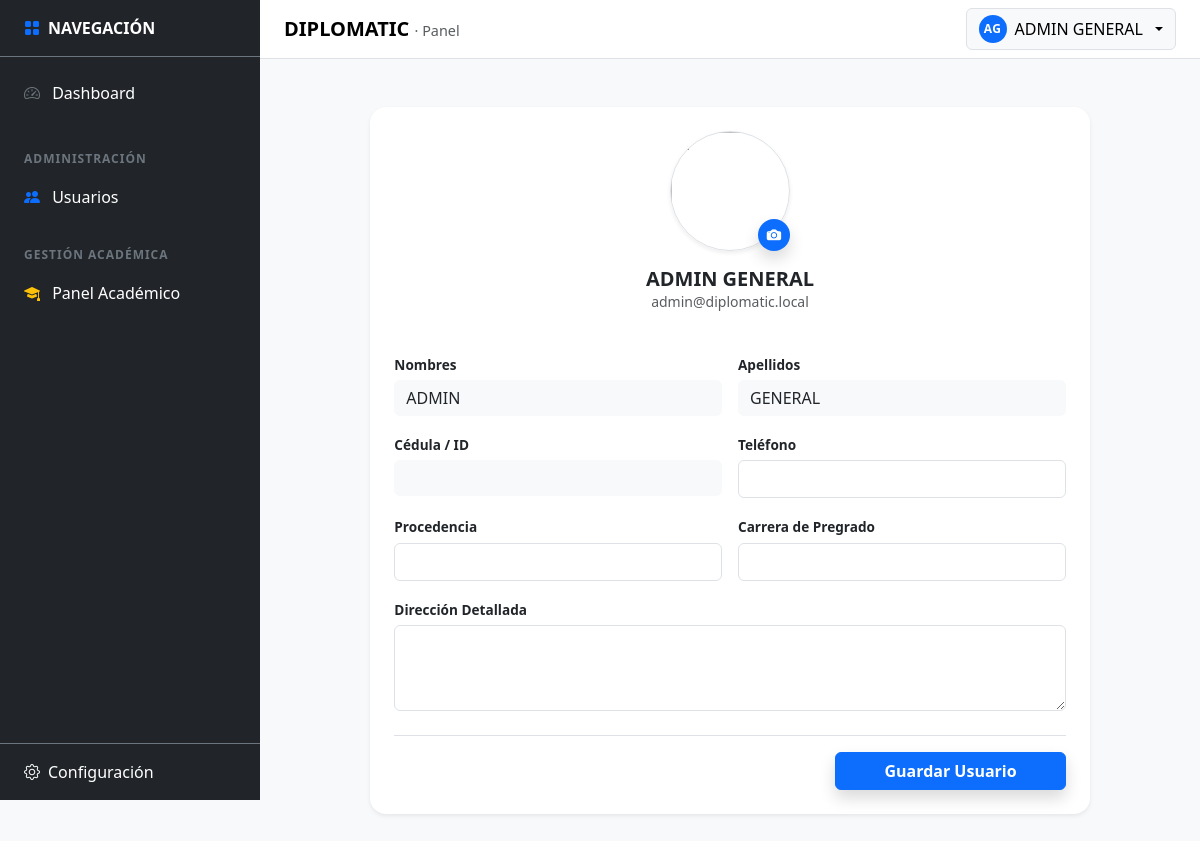
The page /public/profile (signed in) on the database its author committed.
### tables this page shows
CREATE TABLE `tbl_users` (
  `id` int(10) UNSIGNED NOT NULL,
  `user_type` enum('INTERNAL','PARTICIPANT') NOT NULL DEFAULT 'INTERNAL',
  `status` enum('ACTIVE','SUSPENDED','INACTIVE') NOT NULL DEFAULT 'ACTIVE',
  `first_name` varchar(100) NOT NULL,
  `last_name` varchar(100) NOT NULL,
  `email` varchar(190) NOT NULL,
  `phone` varchar(30) DEFAULT NULL,
  `document_id` varchar(30) DEFAULT NULL,
  `password_hash` varchar(255) NOT NULL,
  `last_login_at` datetime DEFAULT NULL,
  `created_at` datetime NOT NULL DEFAULT current_timestamp(),
  `updated_at` datetime NOT NULL DEFAULT current_timestamp() ON UPDATE current_timestamp(),
  `role` varchar(255) DEFAULT 'user'
);

### app/core/Controller.php (called while the page is built, shortened)
<?php
abstract class Controller
{
    protected function view(string $viewPath, array $data = []): void
    {
        View::render($viewPath, $data);
    }
}

### app/controllers/ProfileController.php (called while the page is built, shortened)
<?php
final class ProfileController extends Controller
{
    private $db;
    public function __construct()
    {
        $this->db = (new Database())->getConnection();
    }
    public function index(): void
    {
        $userId = $_SESSION['user']['id'];
        $stmt = $this->db->prepare("SELECT * FROM tbl_users WHERE id = :id LIMIT 1");
        $stmt->execute([':id' => $userId]);
        $usuario = $stmt->fetch(PDO::FETCH_ASSOC);
        $this->view('users/profile', ['title' => 'Mi Perfil', 'u' => $usuario]);
    }
}

### app/core/Router.php (called while the page is built, shortened)
<?php
final class Router
{
  private array $routes = [
    'GET' => [],
    'POST' => [],
  ];
  public function get(string $path, array $handler): void
  {
    $this->routes['GET'][$this->normalize($path)] = $handler;
  }
  public function post(string $path, array $handler): void
  {
    $this->routes['POST'][$this->normalize($path)] = $handler;
  }
  public function dispatch(): void
  {
    $method = $_SERVER['REQUEST_METHOD'] ?? 'GET';
    $uri = parse_url($_SERVER['REQUEST_URI'] ?? '/', PHP_URL_PATH) ?? '/';
    $basePath = $this->detectBasePath();
    $path = $this->normalize(str_replace($basePath, '', $uri) ?: '/');
    $handler = $this->routes[$method][$path] ?? null;
    [$class, $action] = $handler;
    $controller = new $class();
    $controller->$action();
  }
  private function normalize(string $path): string
  {
    $path = '/' . trim($path, '/');
    return $path === '//' ? '/' : $path;
  }
  private function detectBasePath(): string
  {
    $scriptName = $_SERVER['SCRIPT_NAME'] ?? '';
    $dir = str_replace('\\', '/', dirname($scriptName));
    return rtrim($dir, '/');
  }
}

### app/core/Bootstrap.php (called while the page is built, shortened)
<?php
final class Bootstrap
{
    public function run(): void
    {
        $router = new Router();
        $router->get('/', [AuthController::class, 'showLogin']);
        $router->post('/login', [AuthController::class, 'doLogin']);
        $router->get('/logout', [AuthController::class, 'logout']);
        $router->get('/dashboard', [DashboardController::class, 'index']);
        $router->get('/profile', [ProfileController::class, 'index']);
        $router->post('/profile/update', [ProfileController::class, 'update']);
        $router->get('/profile/security', [ProfileController::class, 'security']);
        $router->post('/profile/change-password', [ProfileController::class, 'changePassword']);
        $router->get('/settings', [SettingsController::class, 'index']);
        $router->get('/settings/correo', [SettingsEmailController::class, 'index']);
        $router->post('/settings/save-correo', [SettingsEmailController::class, 'save']);
        $router->post('/settings/test-correo', [SettingsEmailController::class, 'test']);
        $router->get('/settings/empresa', [SettingsCompanyController::class, 'index']);
        $router->post('/settings/empresa/save', [SettingsCompanyController::class, 'save']);
        $router->get('/settings/whatsapp', [SettingsWhatsappController::class, 'index']);
        $router->post('/settings/whatsapp/save-template', [SettingsWhatsappController::class, 'saveTemplate']);
        $router->post('/settings/whatsapp/log', [SettingsWhatsappController::class, 'logSend']);
        $router->get('/settings/eventos', [SettingsEventsController::class, 'index']);
        $router->get('/settings/eventos/filter', [SettingsEventsController::class, 'filter']);
        $router->get('/academic', [AcademicController::class, 'index']);
        $router->get('/academic/diplomados', [DiplomadosController::class, 'index']);
        $router->get('/academic/diplomados/create', [DiplomadosController::class, 'create']);
        $router->post('/academic/diplomados/save', [DiplomadosController::class, 'save']);
        $router->get('/academic/diplomados/edit', [DiplomadosController::class, 'edit']);
        $router->post('/academic/diplomados/update', [DiplomadosController::class, 'update']);
        $router->post('/academic/diplomados/delete', [DiplomadosController::class, 'delete']);
        $router->get('/academic/diplomados/getDetails', [DiplomadosController::class, 'getDetails']);
        $router->get('/academic/diplomados/export', [\App\Controllers\ExportController::class, 'pdf']);
        $router->get('/academic/cohortes', [CohortesController::class, 'index']);
        $router->get('/academic/cohortes/create', [CohortesController::class, 'create']);
        $router->post('/academic/cohortes/save', [CohortesController::class, 'save']);
        $router->post('/academic/cohortes/update', [CohortesController::class, 'update']);
        $router->post('/academic/cohortes/delete', [CohortesController::class, 'delete']);
        $router->get('/academic/cohortes/getDetails', [CohortesController::class, 'getDetails']);
        $router->get('/academic/cohortes/changeStatus', [CohortesController::class, 'changeStatus']);
        $router->get('/academic/cohortes/logAccess', [CohortesController::class, 'logAccess']);
        $router->get('/academic/cohortes-config', [CohortesConfigController::class, 'index']);
        $router->get('/academic/cohortes-config/getDetails', [CohortesConfigController::class, 'getDetails']);
        $router->post('/academic/cohortes-config/updateStatus', [CohortesConfigController::class, 'updateStatus']);
        $router->post('/academic/cohortes-config/hardDelete', [CohortesConfigController::class, 'hardDelete']);
        $router->get('/academic/grupos', [GruposController::class, 'index']);
        $router->post('/academic/grupos/save', [GruposController::class, 'save']);
        $router->post('/academic/grupos/update', [GruposController::class, 'update']);
        $router->post('/academic/grupos/delete', [GruposController::class, 'delete']);
        $router->get('/academic/grupos/getDetails', [GruposController::class, 'getDetails']);
        $router->get('/academic/grupos/logAccess', [GruposController::class, 'logAccess']);
        $router->get('/academic/profesores', [ProfesoresController::class, 'index']);
        $router->get('/UserSecurity', [UserSecurityController::class, 'index']);
        $router->post('/UserSecurityController/updatePassword', [UserSecurityController::class, 'changePassword']);
        $router->post('/UserSecurityController/updateStatus', [UserSecurityController::class, 'changeStatus']);
        $router->get('/users', [UsersController::class, 'index']);
        $router->post('/users/save', [UsersController::class, 'save']);
        $router->post('/users/delete', [UsersController::class, 'delete']);
        $router->get('/register', [RegisterController::class, 'index']);
        $router->post('/register/submit', [RegisterController::class, 'submit']);
        $router->get('/register/validate', [RegisterController::class, 'validateToken']);
        $router->post('/register/create-password', [RegisterController::class, 'createPassword']);
        $router->get('/register/complete', [RegisterController::class, 'completeProfile']);
        $router->get('/forgot-password', [RegisterController::class, 'forgotPasswordIndex']);
        $router->post('/forgot-password/submit', [RegisterController::class, 'forgotPasswordSubmit']);
        $router->dispatch();
    }
}

### public/index.php (called while the page is built, shortened)
<?php
require_once __DIR__ . '/../app/core/Autoload.php';
$app = new \App\Core\Bootstrap();
$app->run();

### app/core/Autoload.php (called while the page is built, shortened)
<?php
spl_autoload_register(function (string $class): void {
  $prefix = 'App\\';
  $baseDir = __DIR__ . '/../';
  $len = strlen($prefix);
  $relativeClass = substr($class, $len);
  $relativePath = str_replace('\\', '/', $relativeClass);
  $parts = explode('/', $relativePath);
  if (!empty($parts[0])) {
    $map = [
      'Core'        => 'core',
      'Controllers' => 'controllers',
      'Models'      => 'models',
      'Config'      => 'config',
      'Middleware'  => 'middleware',
      'Views'       => 'views',
      'Services'    => 'services',
    ];
    if (isset($map[$parts[0]])) {
      $partsMapped = $parts;
      $partsMapped[0] = $map[$parts[0]];
      $file = $baseDir . implode('/', $partsMapped) . '.php';
      if (file_exists($file)) { require_once $file; return; }
    }
  }
});

### app/core/Database.php (called while the page is built, shortened)
<?php
final class Database
{
  private static ?PDO $pdo = null;
  public static function getConnection(): PDO
  {
    $configFile = __DIR__ . '/../config/database.php';
    $cfg = require $configFile;
    $host = $cfg['host'] ?? '127.0.0.1';
    $dbname = $cfg['dbname'] ?? '';
    $user = $cfg['user'] ?? 'root';
    $pass = $cfg['pass'] ?? '';
    $charset = $cfg['charset'] ?? 'utf8mb4';
    $dsn = "mysql:host={$host};dbname={$dbname};charset={$charset}";
    try {
      self::$pdo = new PDO($dsn, $user, $pass, [
        PDO::ATTR_ERRMODE => PDO::ERRMODE_EXCEPTION,
        PDO::ATTR_DEFAULT_FETCH_MODE => PDO::FETCH_ASSOC,
        PDO::ATTR_EMULATE_PREPARES => false,
      ]);
      return self::$pdo;
    } catch (PDOException $e) {
      throw new \RuntimeException('Error de conexión a la base de datos. Verifique credenciales y que MySQL esté activo.');
    }
  }
}

### app/config/database.php (called while the page is built)
<?php
return [
  'host' => '127.0.0.1',
  'dbname' => 'db_diplomatic',
  'user' => 'root',
  'pass' => '',
  'charset' => 'utf8mb4',
];

### app/views/users/profile.php (the view, shortened to what this page needs)
<?php
$basePath = rtrim(str_replace('\\', '/', dirname($_SERVER['SCRIPT_NAME'] ?? '')), '/');
$avatarPath = $basePath . '/assets/img/avatars/' . ($u['avatar'] ?? 'default_avatar.png');
?>
<div class="container-fluid py-4">
    <form id="form-profile-full" enctype="multipart/form-data" data-basepath="<?= $basePath ?>">
        <div class="row justify-content-center">
            <div class="col-lg-10">
                <div class="card border-0 shadow-sm rounded-4 p-4">
                    <div class="text-center mb-4">
                        <div class="position-relative d-inline-block">
                            <img src="<?= $avatarPath ?>" id="imgPreview" class="rounded-circle border shadow-sm" style="width: 120px; height: 120px; object-fit: cover;">
                            <label for="avatarInput" class="position-absolute bottom-0 end-0 bg-primary text-white rounded-circle d-flex align-items-center justify-content-center shadow" style="width: 32px; height: 32px; cursor: pointer;">
                                <i class="bi bi-camera-fill" style="font-size: 0.9rem;"></i>
                            </label>
                        </div>
                        <h5 class="mt-3 fw-bold mb-0"><?= htmlspecialchars($u['first_name'] . ' ' . $u['last_name']) ?></h5>
                        <p class="text-muted small"><?= htmlspecialchars($u['email']) ?></p>
                    </div>
                    <div class="row g-3">
                        <div class="col-md-6">
                            <label class="form-label small fw-bold">Nombres</label>
                            <input type="text" class="form-control bg-light border-0" value="<?= $u['first_name'] ?>" readonly disabled>
                        </div>
                        <div class="col-md-6">
                            <label class="form-label small fw-bold">Apellidos</label>
                            <input type="text" class="form-control bg-light border-0" value="<?= $u['last_name'] ?>" readonly disabled>
                        </div>
                        <div class="col-md-6">
                            <label class="form-label small fw-bold">Cédula / ID</label>
                            <input type="text" class="form-control bg-light border-0" value="<?= $u['document_id'] ?>" readonly disabled>
                        </div>
                        <div class="col-md-6">
                            <label class="form-label small fw-bold">Teléfono</label>
                            <input type="text" name="phone" class="form-control" value="<?= htmlspecialchars($u['phone'] ?? '') ?>">
                        </div>
                        <div class="col-md-6">
                            <label class="form-label small fw-bold">Procedencia</label>
                            <input type="text" name="provenance" class="form-control" value="<?= htmlspecialchars($u['provenance'] ?? '') ?>">
                        </div>
                        <div class="col-md-6">
                            <label class="form-label small fw-bold">Carrera de Pregrado</label>
                            <input type="text" name="undergraduate_degree" class="form-control" value="<?= htmlspecialchars($u['undergraduate_degree'] ?? '') ?>">
                        </div>
                        <div class="col-12">
                            <label class="form-label small fw-bold">Dirección Detallada</label>
                            <textarea name="address" class="form-control" rows="3"><?= htmlspecialchars($u['address'] ?? '') ?></textarea>
                        </div>
                    </div>
                    <div class="text-end mt-4 pt-3 border-top">
                        <button type="submit" id="btnGuardar" class="btn btn-primary px-5 fw-bold shadow">
                            Guardar Usuario
                        </button>
                    </div>
                </div>
            </div>
        </div>
    </form>
</div>

### app/views/topnav.php (shortened to what this page needs)
<?php
$basePath   = rtrim(str_replace('\\', '/', dirname($_SERVER['SCRIPT_NAME'] ?? '')), '/');
$userName   = $_SESSION['user']['name'] ?? 'Usuario';
$userAvatar = $_SESSION['user']['avatar'] ?? 'default_avatar.png';
$initials = '';
if ($userName !== '') {
  $parts = preg_split('/\s+/', trim($userName));
  $initials = strtoupper(substr($parts[0] ?? 'U', 0, 1) . substr($parts[1] ?? '', 0, 1));
  $initials = trim($initials) !== '' ? $initials : 'U';
} else {
  $initials = 'U';
}
$avatarURL  = $basePath . '/assets/img/avatars/' . $userAvatar;
$avatarPath = __DIR__ . '/../../public/assets/img/avatars/' . $userAvatar;
?>
<nav class="navbar dp-topnav bg-white border-bottom sticky-top">
  <div class="container-fluid px-3 px-md-4 d-flex align-items-center justify-content-between">
    <div class="d-flex align-items-center gap-2">
      <a class="navbar-brand fw-bold mb-0" href="<?= htmlspecialchars($basePath) ?>/dashboard">
        DIPLOMATIC <span class="text-muted fw-normal" style="font-size:.9rem;">· Panel</span>
      </a>
    </div>
    <div class="dropdown">
      <button class="btn btn-light border dp-userbtn dropdown-toggle d-flex align-items-center gap-2"
              type="button"
              data-bs-toggle="dropdown"
              aria-expanded="false">
        <?php if ($userAvatar !== 'default_avatar.png' && file_exists($avatarPath)): ?>
            <img src="<?= $avatarURL ?>" class="rounded-circle" style="width: 24px; height: 24px; object-fit: cover;" alt="Avatar">
        <?php else: ?>
            <span class="dp-avatar" aria-hidden="true"><?= htmlspecialchars($initials) ?></span>
        <?php endif; ?>
        <span class="d-none d-sm-inline"><?= htmlspecialchars($userName) ?></span>
      </button>
    </div>
  </div>
</nav>

### public/assets/css/panel.css (style rules this page uses)
:root { --sidebar-width: 260px; }
.dp-topnav { z-index: 1035; }
.dp-userbtn { display: inline-flex; align-items: center; gap: 10px; }
.dp-avatar { width: 28px; height: 28px; border-radius: 999px; background: #0d6efd; color: #fff; display: inline-flex; align-items: center; justify-content: center; font-weight: 700; font-size: 12px; letter-spacing: .5px; }

### public/assets/css/users.css (style rules this page uses)
.form-label { font-size: 0.85rem; margin-bottom: 0.3rem; }

### rows shown on the page
tbl_users: last_name "AG", first_name+last_name "ADMIN GENERAL", email "admin@diplomatic.local", first_name "ADMIN", last_name "GENERAL"

### other values the page prints
$userName "ADMIN GENERAL"
